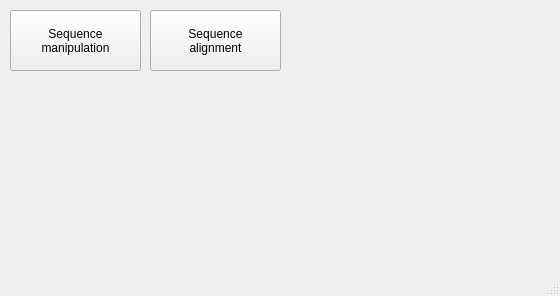
<?xml version="1.0" encoding="UTF-8"?>
<ui version="4.0">
 <class>MainWindow</class>
 <widget class="QMainWindow" name="MainWindow">
  <property name="geometry">
   <rect>
    <x>0</x>
    <y>0</y>
    <width>560</width>
    <height>296</height>
   </rect>
  </property>
  <property name="windowTitle">
   <string>MainWindow</string>
  </property>
  <widget class="QWidget" name="centralwidget">
   <widget class="QPushButton" name="pushButton_sequence_manipulation">
    <property name="geometry">
     <rect>
      <x>10</x>
      <y>10</y>
      <width>131</width>
      <height>61</height>
     </rect>
    </property>
    <property name="text">
     <string>Sequence
manipulation</string>
    </property>
   </widget>
   <widget class="QPushButton" name="pushButton_sequence_alignment">
    <property name="geometry">
     <rect>
      <x>150</x>
      <y>10</y>
      <width>131</width>
      <height>61</height>
     </rect>
    </property>
    <property name="text">
     <string>Sequence
alignment</string>
    </property>
   </widget>
  </widget>
  <widget class="QMenuBar" name="menubar">
   <property name="geometry">
    <rect>
     <x>0</x>
     <y>0</y>
     <width>560</width>
     <height>22</height>
    </rect>
   </property>
  </widget>
  <widget class="QStatusBar" name="statusbar"/>
 </widget>
 <resources/>
 <connections/>
</ui>
